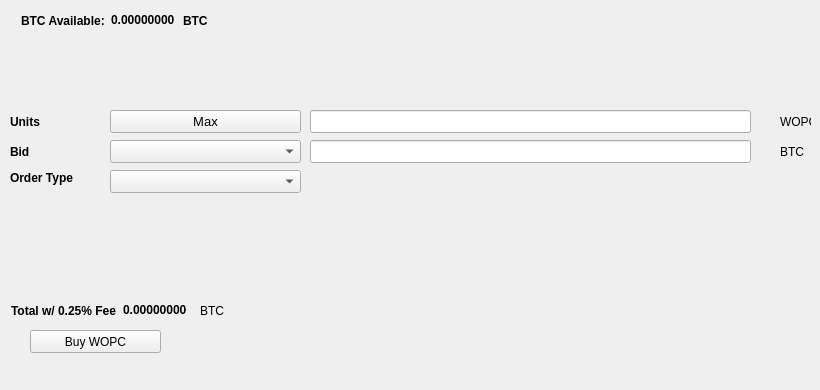
   <widget class="QWidget" name="BuyTab">
    <attribute name="title">
     <string>Buy</string>
    </attribute>
    <widget class="QPushButton" name="BuyWOPC">
     <property name="geometry">
      <rect>
       <x>30</x>
       <y>330</y>
       <width>131</width>
       <height>23</height>
      </rect>
     </property>
     <property name="text">
      <string>Buy WOPC</string>
     </property>
     <property name="icon">
      <iconset resource="../workplacecoin.qrc">
       <normaloff>:/icons/bitcoin</normaloff>:/icons/bitcoin</iconset>
     </property>
    </widget>
    <widget class="QLabel" name="label_3">
     <property name="geometry">
      <rect>
       <x>10</x>
       <y>110</y>
       <width>46</width>
       <height>23</height>
      </rect>
     </property>
     <property name="font">
      <font>
       <weight>75</weight>
       <bold>true</bold>
      </font>
     </property>
     <property name="text">
      <string>Units</string>
     </property>
    </widget>
    <widget class="QLineEdit" name="UnitsInput">
     <property name="geometry">
      <rect>
       <x>310</x>
       <y>110</y>
       <width>441</width>
       <height>23</height>
      </rect>
     </property>
     <property name="font">
      <font>
       <pointsize>9</pointsize>
       <weight>75</weight>
       <bold>true</bold>
      </font>
     </property>
    </widget>
    <widget class="QLineEdit" name="BuyBidPriceEdit">
     <property name="geometry">
      <rect>
       <x>310</x>
       <y>140</y>
       <width>441</width>
       <height>23</height>
      </rect>
     </property>
     <property name="font">
      <font>
       <pointsize>9</pointsize>
       <weight>75</weight>
       <bold>true</bold>
      </font>
     </property>
    </widget>
    <widget class="QLabel" name="label_4">
     <property name="geometry">
      <rect>
       <x>780</x>
       <y>110</y>
       <width>31</width>
       <height>23</height>
      </rect>
     </property>
     <property name="text">
      <string>WOPC</string>
     </property>
    </widget>
    <widget class="QLabel" name="label_5">
     <property name="geometry">
      <rect>
       <x>780</x>
       <y>140</y>
       <width>31</width>
       <height>23</height>
      </rect>
     </property>
     <property name="text">
      <string>BTC</string>
     </property>
    </widget>
    <widget class="QLabel" name="label_6">
     <property name="geometry">
      <rect>
       <x>10</x>
       <y>140</y>
       <width>46</width>
       <height>23</height>
      </rect>
     </property>
     <property name="font">
      <font>
       <weight>75</weight>
       <bold>true</bold>
      </font>
     </property>
     <property name="text">
      <string>Bid</string>
     </property>
    </widget>
    <widget class="QLabel" name="label_7">
     <property name="geometry">
      <rect>
       <x>10</x>
       <y>170</y>
       <width>91</width>
       <height>16</height>
      </rect>
     </property>
     <property name="font">
      <font>
       <weight>75</weight>
       <bold>true</bold>
      </font>
     </property>
     <property name="text">
      <string>Order Type</string>
     </property>
    </widget>
    <widget class="QPushButton" name="Buy_Max_Amount">
     <property name="geometry">
      <rect>
       <x>110</x>
       <y>110</y>
       <width>191</width>
       <height>23</height>
      </rect>
     </property>
     <property name="font">
      <font>
       <pointsize>10</pointsize>
      </font>
     </property>
     <property name="text">
      <string>Max</string>
     </property>
    </widget>
    <widget class="QComboBox" name="BuyBidcomboBox">
     <property name="geometry">
      <rect>
       <x>110</x>
       <y>140</y>
       <width>191</width>
       <height>23</height>
      </rect>
     </property>
     <property name="font">
      <font>
       <pointsize>10</pointsize>
      </font>
     </property>
    </widget>
    <widget class="QComboBox" name="buyOrdertypeCombo">
     <property name="geometry">
      <rect>
       <x>110</x>
       <y>170</y>
       <width>191</width>
       <height>23</height>
      </rect>
     </property>
     <property name="font">
      <font>
       <pointsize>10</pointsize>
      </font>
     </property>
    </widget>
    <widget class="QWidget" name="layoutWidget1">
     <property name="geometry">
      <rect>
       <x>21</x>
       <y>11</y>
       <width>227</width>
       <height>19</height>
      </rect>
     </property>
     <layout class="QHBoxLayout" name="horizontalLayout_3">
      <item>
       <widget class="QLabel" name="label232">
        <property name="font">
         <font>
          <weight>75</weight>
          <bold>true</bold>
         </font>
        </property>
        <property name="text">
         <string>BTC Available:</string>
        </property>
       </widget>
      </item>
      <item>
       <widget class="QLabel" name="BtcAvailableLbl">
        <property name="palette">
         <palette>
          <active>
           <colorrole role="WindowText">
            <brush brushstyle="SolidPattern">
             <color alpha="255">
              <red>0</red>
              <green>0</green>
              <blue>0</blue>
             </color>
            </brush>
           </colorrole>
           <colorrole role="Button">
            <brush brushstyle="SolidPattern">
             <color alpha="255">
              <red>0</red>
              <green>170</green>
              <blue>0</blue>
             </color>
            </brush>
           </colorrole>
           <colorrole role="Light">
            <brush brushstyle="SolidPattern">
             <color alpha="255">
              <red>0</red>
              <green>255</green>
              <blue>0</blue>
             </color>
            </brush>
           </colorrole>
           <colorrole role="Midlight">
            <brush brushstyle="SolidPattern">
             <color alpha="255">
              <red>0</red>
              <green>212</green>
              <blue>0</blue>
             </color>
            </brush>
           </colorrole>
           <colorrole role="Dark">
            <brush brushstyle="SolidPattern">
             <color alpha="255">
              <red>0</red>
              <green>85</green>
              <blue>0</blue>
             </color>
            </brush>
           </colorrole>
           <colorrole role="Mid">
            <brush brushstyle="SolidPattern">
             <color alpha="255">
              <red>0</red>
              <green>113</green>
              <blue>0</blue>
             </color>
            </brush>
           </colorrole>
           <colorrole role="Text">
            <brush brushstyle="SolidPattern">
             <color alpha="255">
              <red>0</red>
              <green>170</green>
              <blue>0</blue>
             </color>
            </brush>
           </colorrole>
           <colorrole role="BrightText">
            <brush brushstyle="SolidPattern">
             <color alpha="255">
              <red>255</red>
              <green>255</green>
              <blue>255</blue>
             </color>
            </brush>
           </colorrole>
           <colorrole role="ButtonText">
            <brush brushstyle="SolidPattern">
             <color alpha="255">
              <red>0</red>
              <green>0</green>
              <blue>0</blue>
             </color>
            </brush>
           </colorrole>
           <colorrole role="Base">
            <brush brushstyle="SolidPattern">
             <color alpha="255">
              <red>255</red>
              <green>255</green>
              <blue>255</blue>
             </color>
            </brush>
           </colorrole>
           <colorrole role="Window">
            <brush brushstyle="SolidPattern">
             <color alpha="255">
              <red>0</red>
              <green>170</green>
              <blue>0</blue>
             </color>
            </brush>
           </colorrole>
           <colorrole role="Shadow">
            <brush brushstyle="SolidPattern">
             <color alpha="255">
              <red>0</red>
              <green>0</green>
              <blue>0</blue>
             </color>
            </brush>
           </colorrole>
           <colorrole role="AlternateBase">
            <brush brushstyle="SolidPattern">
             <color alpha="255">
              <red>127</red>
              <green>212</green>
              <blue>127</blue>
             </color>
            </brush>
           </colorrole>
           <colorrole role="ToolTipBase">
            <brush brushstyle="SolidPattern">
             <color alpha="255">
              <red>255</red>
              <green>255</green>
              <blue>220</blue>
             </color>
            </brush>
           </colorrole>
           <colorrole role="ToolTipText">
            <brush brushstyle="SolidPattern">
             <color alpha="255">
              <red>0</red>
              <green>0</green>
              <blue>0</blue>
             </color>
            </brush>
           </colorrole>
          </active>
          <inactive>
           <colorrole role="WindowText">
            <brush brushstyle="SolidPattern">
             <color alpha="255">
              <red>0</red>
              <green>0</green>
              <blue>0</blue>
             </color>
            </brush>
           </colorrole>
           <colorrole role="Button">
            <brush brushstyle="SolidPattern">
             <color alpha="255">
              <red>0</red>
              <green>170</green>
              <blue>0</blue>
             </color>
            </brush>
           </colorrole>
           <colorrole role="Light">
            <brush brushstyle="SolidPattern">
             <color alpha="255">
              <red>0</red>
              <green>255</green>
              <blue>0</blue>
             </color>
            </brush>
           </colorrole>
           <colorrole role="Midlight">
            <brush brushstyle="SolidPattern">
             <color alpha="255">
              <red>0</red>
              <green>212</green>
              <blue>0</blue>
             </color>
            </brush>
           </colorrole>
           <colorrole role="Dark">
            <brush brushstyle="SolidPattern">
             <color alpha="255">
              <red>0</red>
              <green>85</green>
              <blue>0</blue>
             </color>
            </brush>
           </colorrole>
           <colorrole role="Mid">
            <brush brushstyle="SolidPattern">
             <color alpha="255">
              <red>0</red>
              <green>113</green>
              <blue>0</blue>
             </color>
            </brush>
           </colorrole>
           <colorrole role="Text">
            <brush brushstyle="SolidPattern">
             <color alpha="255">
              <red>0</red>
              <green>170</green>
              <blue>0</blue>
             </color>
            </brush>
           </colorrole>
           <colorrole role="BrightText">
            <brush brushstyle="SolidPattern">
             <color alpha="255">
              <red>255</red>
              <green>255</green>
              <blue>255</blue>
             </color>
            </brush>
           </colorrole>
           <colorrole role="ButtonText">
            <brush brushstyle="SolidPattern">
             <color alpha="255">
              <red>0</red>
              <green>0</green>
              <blue>0</blue>
             </color>
            </brush>
           </colorrole>
           <colorrole role="Base">
            <brush brushstyle="SolidPattern">
             <color alpha="255">
              <red>255</red>
              <green>255</green>
              <blue>255</blue>
             </color>
            </brush>
           </colorrole>
           <colorrole role="Window">
            <brush brushstyle="SolidPattern">
             <color alpha="255">
              <red>0</red>
              <green>170</green>
              <blue>0</blue>
             </color>
            </brush>
           </colorrole>
           <colorrole role="Shadow">
            <brush brushstyle="SolidPattern">
             <color alpha="255">
              <red>0</red>
              <green>0</green>
              <blue>0</blue>
             </color>
            </brush>
           </colorrole>
           <colorrole role="AlternateBase">
            <brush brushstyle="SolidPattern">
             <color alpha="255">
              <red>127</red>
              <green>212</green>
              <blue>127</blue>
             </color>
            </brush>
           </colorrole>
           <colorrole role="ToolTipBase">
            <brush brushstyle="SolidPattern">
             <color alpha="255">
              <red>255</red>
              <green>255</green>
              <blue>220</blue>
             </color>
            </brush>
           </colorrole>
           <colorrole role="ToolTipText">
            <brush brushstyle="SolidPattern">
             <color alpha="255">
              <red>0</red>
              <green>0</green>
              <blue>0</blue>
             </color>
            </brush>
           </colorrole>
          </inactive>
          <disabled>
           <colorrole role="WindowText">
            <brush brushstyle="SolidPattern">
             <color alpha="255">
              <red>0</red>
              <green>85</green>
              <blue>0</blue>
             </color>
            </brush>
           </colorrole>
           <colorrole role="Button">
            <brush brushstyle="SolidPattern">
             <color alpha="255">
              <red>0</red>
              <green>170</green>
              <blue>0</blue>
             </color>
            </brush>
           </colorrole>
           <colorrole role="Light">
            <brush brushstyle="SolidPattern">
             <color alpha="255">
              <red>0</red>
              <green>255</green>
              <blue>0</blue>
             </color>
            </brush>
           </colorrole>
           <colorrole role="Midlight">
            <brush brushstyle="SolidPattern">
             <color alpha="255">
              <red>0</red>
              <green>212</green>
              <blue>0</blue>
             </color>
            </brush>
           </colorrole>
           <colorrole role="Dark">
            <brush brushstyle="SolidPattern">
             <color alpha="255">
              <red>0</red>
              <green>85</green>
              <blue>0</blue>
             </color>
            </brush>
           </colorrole>
           <colorrole role="Mid">
            <brush brushstyle="SolidPattern">
             <color alpha="255">
              <red>0</red>
              <green>113</green>
              <blue>0</blue>
             </color>
            </brush>
           </colorrole>
           <colorrole role="Text">
            <brush brushstyle="SolidPattern">
             <color alpha="255">
              <red>0</red>
              <green>85</green>
              <blue>0</blue>
             </color>
            </brush>
           </colorrole>
           <colorrole role="BrightText">
            <brush brushstyle="SolidPattern">
             <color alpha="255">
              <red>255</red>
              <green>255</green>
              <blue>255</blue>
             </color>
            </brush>
           </colorrole>
           <colorrole role="ButtonText">
            <brush brushstyle="SolidPattern">
             <color alpha="255">
              <red>0</red>
              <green>85</green>
              <blue>0</blue>
             </color>
            </brush>
           </colorrole>
           <colorrole role="Base">
            <brush brushstyle="SolidPattern">
             <color alpha="255">
              <red>0</red>
              <green>170</green>
              <blue>0</blue>
             </color>
            </brush>
           </colorrole>
           <colorrole role="Window">
            <brush brushstyle="SolidPattern">
             <color alpha="255">
              <red>0</red>
              <green>170</green>
              <blue>0</blue>
             </color>
            </brush>
           </colorrole>
           <colorrole role="Shadow">
            <brush brushstyle="SolidPattern">
             <color alpha="255">
              <red>0</red>
              <green>0</green>
              <blue>0</blue>
             </color>
            </brush>
           </colorrole>
           <colorrole role="AlternateBase">
            <brush brushstyle="SolidPattern">
             <color alpha="255">
              <red>0</red>
              <green>170</green>
              <blue>0</blue>
             </color>
            </brush>
           </colorrole>
           <colorrole role="ToolTipBase">
            <brush brushstyle="SolidPattern">
             <color alpha="255">
              <red>255</red>
              <green>255</green>
              <blue>220</blue>
             </color>
            </brush>
           </colorrole>
           <colorrole role="ToolTipText">
            <brush brushstyle="SolidPattern">
             <color alpha="255">
              <red>0</red>
              <green>0</green>
              <blue>0</blue>
             </color>
            </brush>
           </colorrole>
          </disabled>
         </palette>
        </property>
        <property name="font">
         <font>
          <weight>75</weight>
          <bold>true</bold>
         </font>
        </property>
        <property name="text">
         <string>0.00000000</string>
        </property>
        <property name="textInteractionFlags">
         <set>Qt::LinksAccessibleByMouse|Qt::TextSelectableByKeyboard|Qt::TextSelectableByMouse</set>
        </property>
       </widget>
      </item>
      <item>
       <widget class="QLabel" name="BtcAvailableLbl_2">
        <property name="font">
         <font>
          <weight>75</weight>
          <bold>true</bold>
         </font>
        </property>
        <property name="text">
         <string>BTC</string>
        </property>
       </widget>
      </item>
     </layout>
    </widget>
    <widget class="QWidget" name="layoutWidge2">
     <property name="geometry">
      <rect>
       <x>11</x>
       <y>301</y>
       <width>259</width>
       <height>19</height>
      </rect>
     </property>
     <layout class="QHBoxLayout" name="horizontalLayout_4">
      <item>
       <widget class="QLabel" name="label_9">
        <property name="font">
         <font>
          <weight>75</weight>
          <bold>true</bold>
         </font>
        </property>
        <property name="text">
         <string>Total w/ 0.25% Fee</string>
        </property>
       </widget>
      </item>
      <item>
       <widget class="QLabel" name="BuyCostLabel">
        <property name="palette">
         <palette>
          <active>
           <colorrole role="WindowText">
            <brush brushstyle="SolidPattern">
             <color alpha="255">
              <red>0</red>
              <green>0</green>
              <blue>0</blue>
             </color>
            </brush>
           </colorrole>
           <colorrole role="Button">
            <brush brushstyle="SolidPattern">
             <color alpha="255">
              <red>0</red>
              <green>170</green>
              <blue>0</blue>
             </color>
            </brush>
           </colorrole>
           <colorrole role="Light">
            <brush brushstyle="SolidPattern">
             <color alpha="255">
              <red>0</red>
              <green>255</green>
              <blue>0</blue>
             </color>
            </brush>
           </colorrole>
           <colorrole role="Midlight">
            <brush brushstyle="SolidPattern">
             <color alpha="255">
              <red>0</red>
              <green>212</green>
              <blue>0</blue>
             </color>
            </brush>
           </colorrole>
           <colorrole role="Dark">
            <brush brushstyle="SolidPattern">
             <color alpha="255">
              <red>0</red>
              <green>85</green>
              <blue>0</blue>
             </color>
            </brush>
           </colorrole>
           <colorrole role="Mid">
            <brush brushstyle="SolidPattern">
             <color alpha="255">
              <red>0</red>
              <green>113</green>
              <blue>0</blue>
             </color>
            </brush>
           </colorrole>
           <colorrole role="Text">
            <brush brushstyle="SolidPattern">
             <color alpha="255">
              <red>0</red>
              <green>170</green>
              <blue>0</blue>
             </color>
            </brush>
           </colorrole>
           <colorrole role="BrightText">
            <brush brushstyle="SolidPattern">
             <color alpha="255">
              <red>255</red>
              <green>255</green>
              <blue>255</blue>
             </color>
            </brush>
           </colorrole>
           <colorrole role="ButtonText">
            <brush brushstyle="SolidPattern">
             <color alpha="255">
              <red>0</red>
              <green>0</green>
              <blue>0</blue>
             </color>
            </brush>
           </colorrole>
           <colorrole role="Base">
            <brush brushstyle="SolidPattern">
             <color alpha="255">
              <red>255</red>
              <green>255</green>
              <blue>255</blue>
             </color>
            </brush>
           </colorrole>
           <colorrole role="Window">
            <brush brushstyle="SolidPattern">
             <color alpha="255">
              <red>0</red>
              <green>170</green>
              <blue>0</blue>
             </color>
            </brush>
           </colorrole>
           <colorrole role="Shadow">
            <brush brushstyle="SolidPattern">
             <color alpha="255">
              <red>0</red>
              <green>0</green>
              <blue>0</blue>
             </color>
            </brush>
           </colorrole>
           <colorrole role="AlternateBase">
            <brush brushstyle="SolidPattern">
             <color alpha="255">
              <red>127</red>
              <green>212</green>
              <blue>127</blue>
             </color>
            </brush>
           </colorrole>
           <colorrole role="ToolTipBase">
            <brush brushstyle="SolidPattern">
             <color alpha="255">
              <red>255</red>
              <green>255</green>
              <blue>220</blue>
             </color>
            </brush>
           </colorrole>
           <colorrole role="ToolTipText">
            <brush brushstyle="SolidPattern">
             <color alpha="255">
              <red>0</red>
              <green>0</green>
              <blue>0</blue>
             </color>
            </brush>
           </colorrole>
          </active>
          <inactive>
           <colorrole role="WindowText">
            <brush brushstyle="SolidPattern">
             <color alpha="255">
              <red>0</red>
              <green>0</green>
              <blue>0</blue>
             </color>
            </brush>
           </colorrole>
           <colorrole role="Button">
            <brush brushstyle="SolidPattern">
             <color alpha="255">
              <red>0</red>
              <green>170</green>
              <blue>0</blue>
             </color>
            </brush>
           </colorrole>
           <colorrole role="Light">
            <brush brushstyle="SolidPattern">
             <color alpha="255">
              <red>0</red>
              <green>255</green>
              <blue>0</blue>
             </color>
            </brush>
           </colorrole>
           <colorrole role="Midlight">
            <brush brushstyle="SolidPattern">
             <color alpha="255">
              <red>0</red>
              <green>212</green>
              <blue>0</blue>
             </color>
            </brush>
           </colorrole>
           <colorrole role="Dark">
            <brush brushstyle="SolidPattern">
             <color alpha="255">
              <red>0</red>
              <green>85</green>
              <blue>0</blue>
             </color>
            </brush>
           </colorrole>
           <colorrole role="Mid">
            <brush brushstyle="SolidPattern">
             <color alpha="255">
              <red>0</red>
              <green>113</green>
              <blue>0</blue>
             </color>
            </brush>
           </colorrole>
           <colorrole role="Text">
            <brush brushstyle="SolidPattern">
             <color alpha="255">
              <red>0</red>
              <green>170</green>
              <blue>0</blue>
             </color>
            </brush>
           </colorrole>
           <colorrole role="BrightText">
            <brush brushstyle="SolidPattern">
             <color alpha="255">
              <red>255</red>
              <green>255</green>
              <blue>255</blue>
             </color>
            </brush>
           </colorrole>
           <colorrole role="ButtonText">
            <brush brushstyle="SolidPattern">
             <color alpha="255">
              <red>0</red>
              <green>0</green>
              <blue>0</blue>
             </color>
            </brush>
           </colorrole>
           <colorrole role="Base">
            <brush brushstyle="SolidPattern">
             <color alpha="255">
              <red>255</red>
              <green>255</green>
              <blue>255</blue>
             </color>
            </brush>
           </colorrole>
           <colorrole role="Window">
            <brush brushstyle="SolidPattern">
             <color alpha="255">
              <red>0</red>
              <green>170</green>
              <blue>0</blue>
             </color>
            </brush>
           </colorrole>
           <colorrole role="Shadow">
            <brush brushstyle="SolidPattern">
             <color alpha="255">
              <red>0</red>
              <green>0</green>
              <blue>0</blue>
             </color>
            </brush>
           </colorrole>
           <colorrole role="AlternateBase">
            <brush brushstyle="SolidPattern">
             <color alpha="255">
              <red>127</red>
              <green>212</green>
              <blue>127</blue>
             </color>
            </brush>
           </colorrole>
           <colorrole role="ToolTipBase">
            <brush brushstyle="SolidPattern">
             <color alpha="255">
              <red>255</red>
              <green>255</green>
              <blue>220</blue>
             </color>
            </brush>
           </colorrole>
           <colorrole role="ToolTipText">
            <brush brushstyle="SolidPattern">
             <color alpha="255">
              <red>0</red>
              <green>0</green>
              <blue>0</blue>
             </color>
            </brush>
           </colorrole>
          </inactive>
          <disabled>
           <colorrole role="WindowText">
            <brush brushstyle="SolidPattern">
             <color alpha="255">
              <red>0</red>
              <green>85</green>
              <blue>0</blue>
             </color>
            </brush>
           </colorrole>
           <colorrole role="Button">
            <brush brushstyle="SolidPattern">
             <color alpha="255">
              <red>0</red>
              <green>170</green>
              <blue>0</blue>
             </color>
            </brush>
           </colorrole>
           <colorrole role="Light">
            <brush brushstyle="SolidPattern">
             <color alpha="255">
              <red>0</red>
              <green>255</green>
              <blue>0</blue>
             </color>
            </brush>
           </colorrole>
           <colorrole role="Midlight">
            <brush brushstyle="SolidPattern">
             <color alpha="255">
              <red>0</red>
              <green>212</green>
              <blue>0</blue>
             </color>
            </brush>
           </colorrole>
           <colorrole role="Dark">
            <brush brushstyle="SolidPattern">
             <color alpha="255">
              <red>0</red>
              <green>85</green>
              <blue>0</blue>
             </color>
            </brush>
           </colorrole>
           <colorrole role="Mid">
            <brush brushstyle="SolidPattern">
             <color alpha="255">
              <red>0</red>
              <green>113</green>
              <blue>0</blue>
             </color>
            </brush>
           </colorrole>
           <colorrole role="Text">
            <brush brushstyle="SolidPattern">
             <color alpha="255">
              <red>0</red>
              <green>85</green>
              <blue>0</blue>
             </color>
            </brush>
           </colorrole>
           <colorrole role="BrightText">
            <brush brushstyle="SolidPattern">
             <color alpha="255">
              <red>255</red>
              <green>255</green>
              <blue>255</blue>
             </color>
            </brush>
           </colorrole>
           <colorrole role="ButtonText">
            <brush brushstyle="SolidPattern">
             <color alpha="255">
              <red>0</red>
              <green>85</green>
              <blue>0</blue>
             </color>
            </brush>
           </colorrole>
           <colorrole role="Base">
            <brush brushstyle="SolidPattern">
             <color alpha="255">
              <red>0</red>
              <green>170</green>
              <blue>0</blue>
             </color>
            </brush>
           </colorrole>
           <colorrole role="Window">
            <brush brushstyle="SolidPattern">
             <color alpha="255">
              <red>0</red>
              <green>170</green>
              <blue>0</blue>
             </color>
            </brush>
           </colorrole>
           <colorrole role="Shadow">
            <brush brushstyle="SolidPattern">
             <color alpha="255">
              <red>0</red>
              <green>0</green>
              <blue>0</blue>
             </color>
            </brush>
           </colorrole>
           <colorrole role="AlternateBase">
            <brush brushstyle="SolidPattern">
             <color alpha="255">
              <red>0</red>
              <green>170</green>
              <blue>0</blue>
             </color>
            </brush>
           </colorrole>
           <colorrole role="ToolTipBase">
            <brush brushstyle="SolidPattern">
             <color alpha="255">
              <red>255</red>
              <green>255</green>
              <blue>220</blue>
             </color>
            </brush>
           </colorrole>
           <colorrole role="ToolTipText">
            <brush brushstyle="SolidPattern">
             <color alpha="255">
              <red>0</red>
              <green>0</green>
              <blue>0</blue>
             </color>
            </brush>
           </colorrole>
          </disabled>
         </palette>
        </property>
        <property name="font">
         <font>
          <weight>75</weight>
          <bold>true</bold>
         </font>
        </property>
        <property name="autoFillBackground">
         <bool>false</bool>
        </property>
        <property name="text">
         <string>0.00000000</string>
        </property>
        <property name="textInteractionFlags">
         <set>Qt::LinksAccessibleByMouse|Qt::TextSelectableByMouse</set>
        </property>
       </widget>
      </item>
      <item>
       <widget class="QLabel" name="label_10">
        <property name="font">
         <font>
          <weight>50</weight>
          <bold>false</bold>
         </font>
        </property>
        <property name="text">
         <string>BTC</string>
        </property>
       </widget>
      </item>
     </layout>
    </widget>
    <widget class="QLabel" name="label_24">
     <property name="geometry">
      <rect>
       <x>460</x>
       <y>300</y>
       <width>281</width>
       <height>81</height>
      </rect>
     </property>
     <property name="text">
      <string/>
     </property>
     <property name="pixmap">
      <pixmap>:/images/bittrex</pixmap>
     </property>
    </widget>
   </widget>
